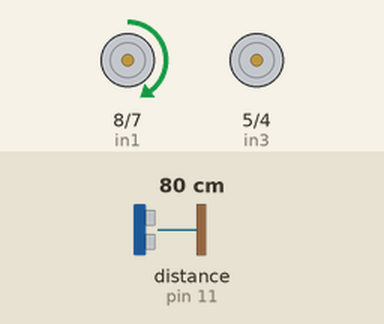
Simulated run of this sketch. Board: Arduino Uno, built with avr-gcc and run on an emulated ATmega328P. On the bench: motor-driver pin pairs drawn as motors (green arrow = first pin HIGH = forward, orange = second pin HIGH = backward, longer = more drive, scaled by the enable pin). Wiring (inferred from the names in the program): ultrasonic range finder: trigger pin 10; echo pin 11. The test bench sets the inputs (shaded band); at power-on: distance to the obstacle (sensor on pin 11) 80 cm. The echo pulse lasts 58.3 µs per cm; what the sketch prints to the serial monitor is not drawn.

Above: at 0.19 s.
At 2.9 s:
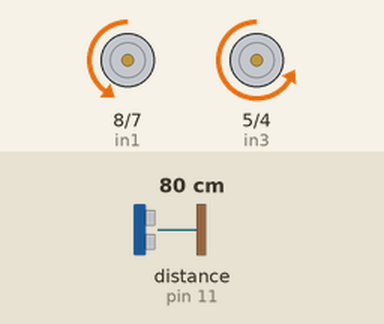
At 4.2 s:
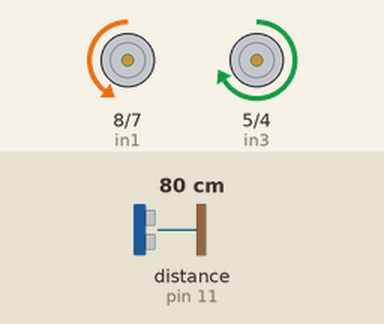
At 5.6 s:
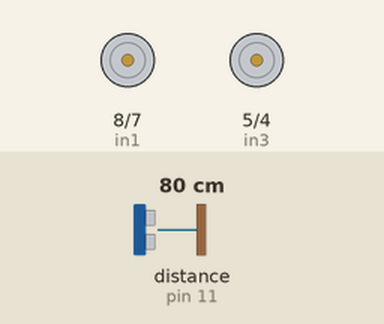
Timing chart, 0 to 7.1 s (numbered marks = the images above):
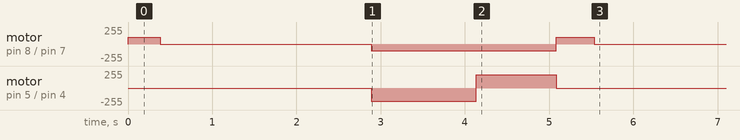

The sketch:

Autonomous_Parallel_Parking.ino
```cpp
// Definirea senzorului de distanță
#define echoPin 11
#define trigPin 10

long duration;
long distance;

// Conexiuni motoraș tracțiune (A)
int enA = 9;
int in1 = 8;
int in2 = 7;

// Conexiuni motoraș direcție (B)
int enB = 3;
int in3 = 5;
int in4 = 4;

int viteza_vehicul = 100; // [mV]
int viteza_viraj = 200; // [mV]

void setup(){

  pinMode(echoPin, INPUT);
  pinMode(trigPin, OUTPUT);

  pinMode(enA, OUTPUT);
  pinMode(enB, OUTPUT);
  pinMode(in1, OUTPUT);
  pinMode(in2, OUTPUT);
  pinMode(in3, OUTPUT);
  pinMode(in4, OUTPUT);

  Serial.begin(9600);

}

void loop(){

  digitalWrite(trigPin, LOW);
  delayMicroseconds(2);
  digitalWrite(trigPin, HIGH);
  delayMicroseconds(10);
  digitalWrite(trigPin,LOW);
  duration = pulseIn (echoPin, HIGH);
  distance = duration/58.2; //Distanța în [cm]
  Serial.println (distance);

  analogWrite(enA, viteza_vehicul);
  digitalWrite(in1, HIGH);
  digitalWrite(in2, LOW);
  // Mers înainte

  if (distance > 20) {

    delay(380);

    analogWrite(enA, 0);
    digitalWrite(in1, LOW);
    digitalWrite(in2, LOW);
    delay(2500);

    analogWrite(enA, viteza_vehicul);
    digitalWrite(in1, LOW);
    digitalWrite(in2, HIGH);
    analogWrite(enB, viteza_viraj);
    digitalWrite(in3, LOW);
    digitalWrite(in4, HIGH);
    delay(1250);
    //Mers înapoi cu viraj dreapta

    analogWrite(enA, viteza_vehicul);
    digitalWrite(in1, LOW);
    digitalWrite(in2, HIGH);
    analogWrite(enB, viteza_viraj);
    digitalWrite(in3, HIGH);
    digitalWrite(in4, LOW);
    delay(950);
    // Mers înapoi cu viraj stânga

    analogWrite(enA, viteza_vehicul);
    digitalWrite(in1, HIGH);
    digitalWrite(in2, LOW);
    analogWrite(enB, 0);
    digitalWrite(in3, LOW);
    digitalWrite(in4, LOW);
    delay(450);
    // Mers înainte pentru corectare

    analogWrite(enA, 0);
    digitalWrite(in1, LOW);
    digitalWrite(in2, LOW);
    analogWrite(enB, 0);
    digitalWrite(in3, LOW);
    digitalWrite(in4, LOW);
    delay(1000000000);
    // Stop

    }

}
```

Measured:
- by itself, motor on pin 5 (in3) / pin 4 (in4): stopped → backward 200/255 at 2.9 s, → forward 200/255 1.3 s later, → stopped 0.95 s later
- by itself, motor on pin 8 (in1) / pin 7 (in2): stopped → forward 100/255 at 0.01 s, → stopped 0.38 s later, → backward 100/255 2.5 s later, → forward 100/255 2.2 s later, … (5 changes in this stretch)
